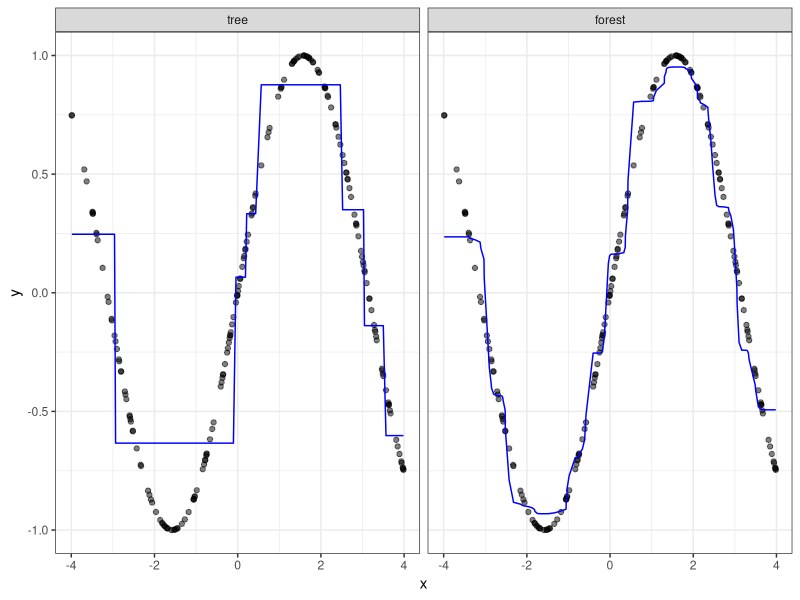

Recreate this plot in R.
set.seed(1988)

library(party)
library(ggplot2)
library(reshape2)

n <- 200
x <- runif(n, -4, 4)
y <- sin(x)
df <- data.frame(x, y)

fit_tree <- ctree(y ~ x, df)
df$tree <- as.numeric(predict(fit_tree))

fit_forest <- cforest(y ~ x, df, control = cforest_unbiased(mtry = 1, ntree = 1000))
df$forest <- as.numeric(predict(fit_forest))
df <- melt(df, id.vars = c("x", "y"))

p <- ggplot(df, aes(x, y))
p <- p + facet_wrap( ~ variable)
p <- p + geom_point(alpha = .5)
p <- p + geom_line(aes(x, value), colour = "blue")
p <- p + theme_bw()
ggsave("approximation_example.png", p, width = 8, height = 4)
